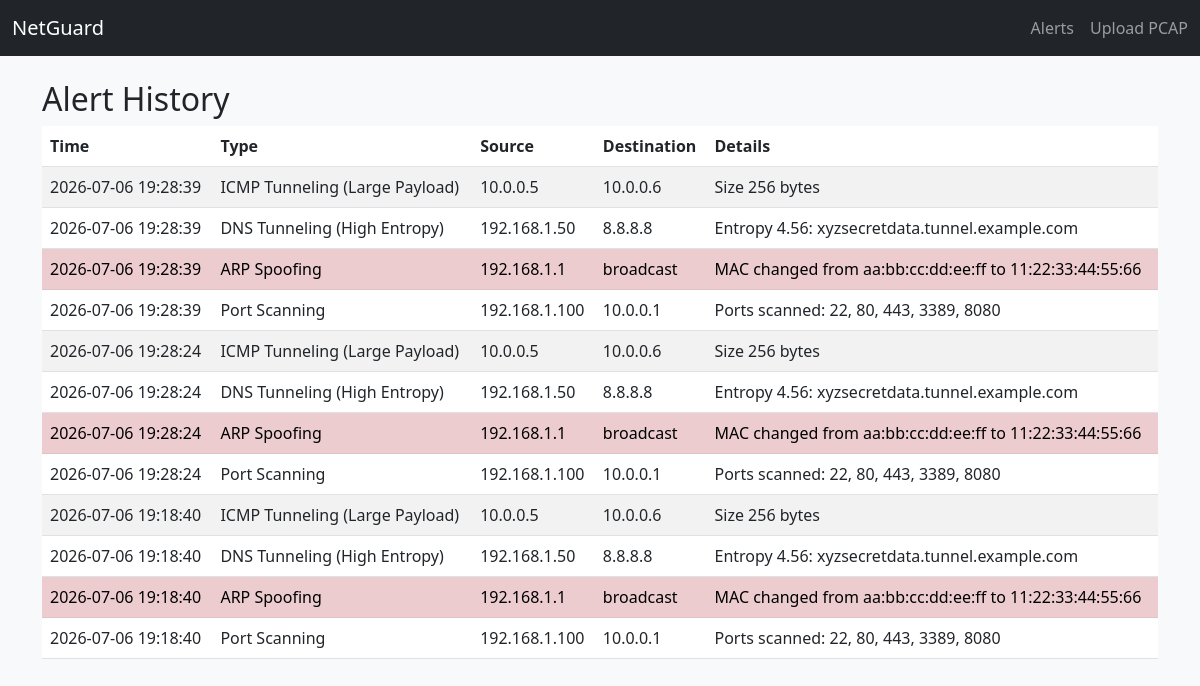
Screenshot of /alerts with the database file from the repository.
### tables this page shows
CREATE TABLE alerts
                 (id INTEGER PRIMARY KEY AUTOINCREMENT,
                  timestamp TEXT,
                  alert_type TEXT,
                  source_ip TEXT,
                  dest_ip TEXT,
                  description TEXT);

### webapp.py (the view)
@app.route('/alerts')
def alerts_page():
    alerts = get_alerts()
    return render_template('alerts.html', alerts=alerts)

### webapp.py (called while the page is built)
def get_alerts():
    conn = sqlite3.connect(DB_PATH)
    c = conn.cursor()
    c.execute("SELECT * FROM alerts ORDER BY id DESC LIMIT 500")
    alerts = [{'id': r[0], 'timestamp': r[1], 'type': r[2], 'src': r[3], 'dst': r[4], 'desc': r[5]} for r in c.fetchall()]
    conn.close()
    return alerts

### templates/alerts.html
{% extends "layout.html" %}
{% block content %}
<h2>Alert History</h2>
<table class="table table-striped">
    <thead><tr><th>Time</th><th>Type</th><th>Source</th><th>Destination</th><th>Details</th></tr></thead>
    <tbody>
    {% for a in alerts %}
        <tr class="{{ 'table-danger' if 'Spoofing' in a.type else '' }}">
            <td>{{ a.timestamp }}</td>
            <td>{{ a.type }}</td>
            <td>{{ a.src }}</td>
            <td>{{ a.dst }}</td>
            <td>{{ a.desc }}</td>
        </tr>
    {% endfor %}
    </tbody>
</table>
{% endblock %}

### templates/layout.html (shortened to what this page needs)
<!DOCTYPE html>
<html lang="en">
<head>
    <link href="https://cdn.jsdelivr.net/npm/bootstrap@5.3.0/dist/css/bootstrap.min.css" rel="stylesheet">
    <link rel="stylesheet" href="{{ url_for('static', filename='style.css') }}">
</head>
<body>
    <nav class="navbar navbar-dark bg-dark">
        <div class="container-fluid">
            <a class="navbar-brand" href="/">NetGuard</a>
            <div class="navbar-nav d-flex flex-row">
                <a class="nav-link me-3" href="/alerts">Alerts</a>
                <a class="nav-link" href="/upload">Upload PCAP</a>
            </div>
        </div>
    </nav>
    <div class="container mt-4">
        {% block content %}{% endblock %}
    </div>
</body>
</html>

### static/style.css (style rules this page uses)
body { background-color: #f8f9fa; }

### rows the page displays
alerts: timestamp "2026-07-06 19:28:39", type "ICMP Tunneling (Large Payload)", src "10.0.0.5", dst "10.0.0.6", desc "Size 256 bytes"
alerts: timestamp "2026-07-06 19:28:39", type "DNS Tunneling (High Entropy)", src "192.168.1.50", dst "8.8.8.8", desc "Entropy 4.56: xyzsecretdata.tunnel.example.com"
alerts: timestamp "2026-07-06 19:28:39", type "ARP Spoofing", src "192.168.1.1", dst "broadcast", desc "MAC changed from aa:bb:cc:dd:ee:ff to 11:22:33:44:55:66"
alerts: timestamp "2026-07-06 19:28:39", type "Port Scanning", src "192.168.1.100", dst "10.0.0.1", desc "Ports scanned: 22, 80, 443, 3389, 8080"
alerts: timestamp "2026-07-06 19:28:24", type "ICMP Tunneling (Large Payload)", src "10.0.0.5", dst "10.0.0.6", desc "Size 256 bytes"
alerts: timestamp "2026-07-06 19:28:24", type "DNS Tunneling (High Entropy)", src "192.168.1.50", dst "8.8.8.8", desc "Entropy 4.56: xyzsecretdata.tunnel.example.com"
alerts: timestamp "2026-07-06 19:28:24", type "ARP Spoofing", src "192.168.1.1", dst "broadcast", desc "MAC changed from aa:bb:cc:dd:ee:ff to 11:22:33:44:55:66"
alerts: timestamp "2026-07-06 19:28:24", type "Port Scanning", src "192.168.1.100", dst "10.0.0.1", desc "Ports scanned: 22, 80, 443, 3389, 8080"
alerts: timestamp "2026-07-06 19:18:40", type "ICMP Tunneling (Large Payload)", src "10.0.0.5", dst "10.0.0.6", desc "Size 256 bytes"
alerts: timestamp "2026-07-06 19:18:40", type "DNS Tunneling (High Entropy)", src "192.168.1.50", dst "8.8.8.8", desc "Entropy 4.56: xyzsecretdata.tunnel.example.com"
alerts: timestamp "2026-07-06 19:18:40", type "ARP Spoofing", src "192.168.1.1", dst "broadcast", desc "MAC changed from aa:bb:cc:dd:ee:ff to 11:22:33:44:55:66"
alerts: timestamp "2026-07-06 19:18:40", type "Port Scanning", src "192.168.1.100", dst "10.0.0.1", desc "Ports scanned: 22, 80, 443, 3389, 8080"
